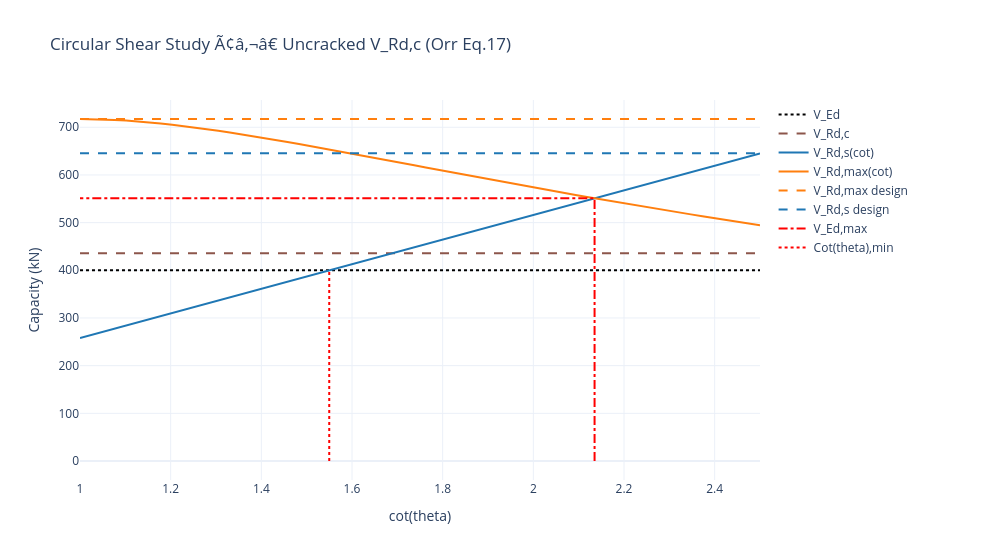

This figure's notebook cell:
### Markdown cell above
## 7. Uncracked V_Rd,c

Pass `use_uncracked_V_Rd_c=True` to use the Orr Eq.17 principal-stress based
concrete capacity as the V_Rd,c reference line.

### Code cell
fig_uncracked = viewer.plot_cot_theta_study(
    load_case=load_case,
    n_points=60,
    use_uncracked_V_Rd_c=True,
    title="Circular Shear Study Ã¢â‚¬â€ Uncracked V_Rd,c (Orr Eq.17)",
    show=False,
)
fig_uncracked
